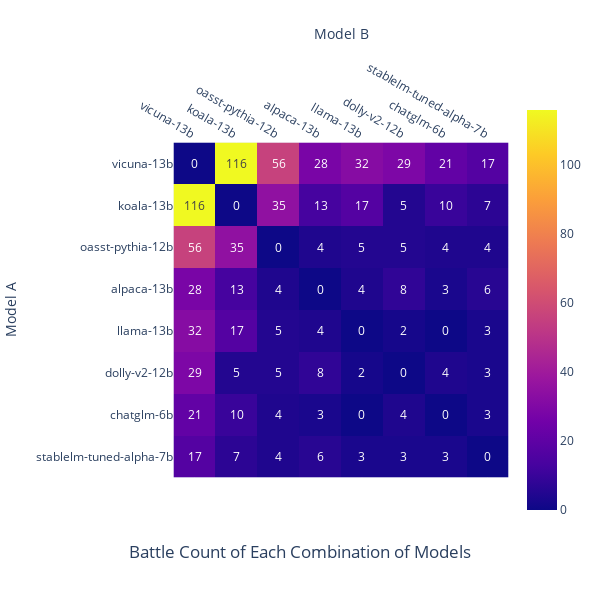

Write notebook code for a chart like this one.
### Code cell
fig = visualize_battle_count(data_no_ties, title="Battle Count of Each Combination of Models")
fig

### Figure 1 — Plotly figure (JSON) as saved in the notebook; plotly's stock layout.template omitted (floating-point values rounded to 4 significant figures)
{"data": [{"coloraxis": "coloraxis", "hovertemplate": "Model A: %{y}<br>Model B: %{x}<br>Count: %{z}<extra></extra>", "name": "0", "texttemplate": "%{z}", "type": "heatmap", "x": ["vicuna-13b", "koala-13b", "oasst-pythia-12b", "alpaca-13b", "llama-13b", "dolly-v2-12b", "chatglm-6b", "stablelm-tuned-alpha-7b"], "xaxis": "x", "y": ["vicuna-13b", "koala-13b", "oasst-pythia-12b", "alpaca-13b", "llama-13b", "dolly-v2-12b", "chatglm-6b", "stablelm-tuned-alpha-7b"], "yaxis": "y", "z": [[0, 116, 56, 28, 32, 29, 21, 17], [116, 0, 35, 13, 17, 5, 10, 7], [56, 35, 0, 4, 5, 5, 4, 4], [28, 13, 4, 0, 4, 8, 3, 6], [32, 17, 5, 4, 0, 2, 0, 3], [29, 5, 5, 8, 2, 0, 4, 3], [21, 10, 4, 3, 0, 4, 0, 3], [17, 7, 4, 6, 3, 3, 3, 0]]}], "layout": {"coloraxis": {"colorscale": [[0, "#0d0887"], [0.1111, "#46039f"], [0.2222, "#7201a8"], [0.3333, "#9c179e"], [0.4444, "#bd3786"], [0.5556, "#d8576b"], [0.6667, "#ed7953"], [0.7778, "#fb9f3a"], [0.8889, "#fdca26"], [1, "#f0f921"]]}, "height": 600, "title": {"text": "Battle Count of Each Combination of Models", "x": 0.5, "y": 0.07}, "width": 600, "xaxis": {"anchor": "y", "constrain": "domain", "domain": [0, 1], "scaleanchor": "y", "side": "top", "title": {"text": "Model B"}}, "yaxis": {"anchor": "x", "autorange": "reversed", "constrain": "domain", "domain": [0, 1], "title": {"text": "Model A"}}}}
